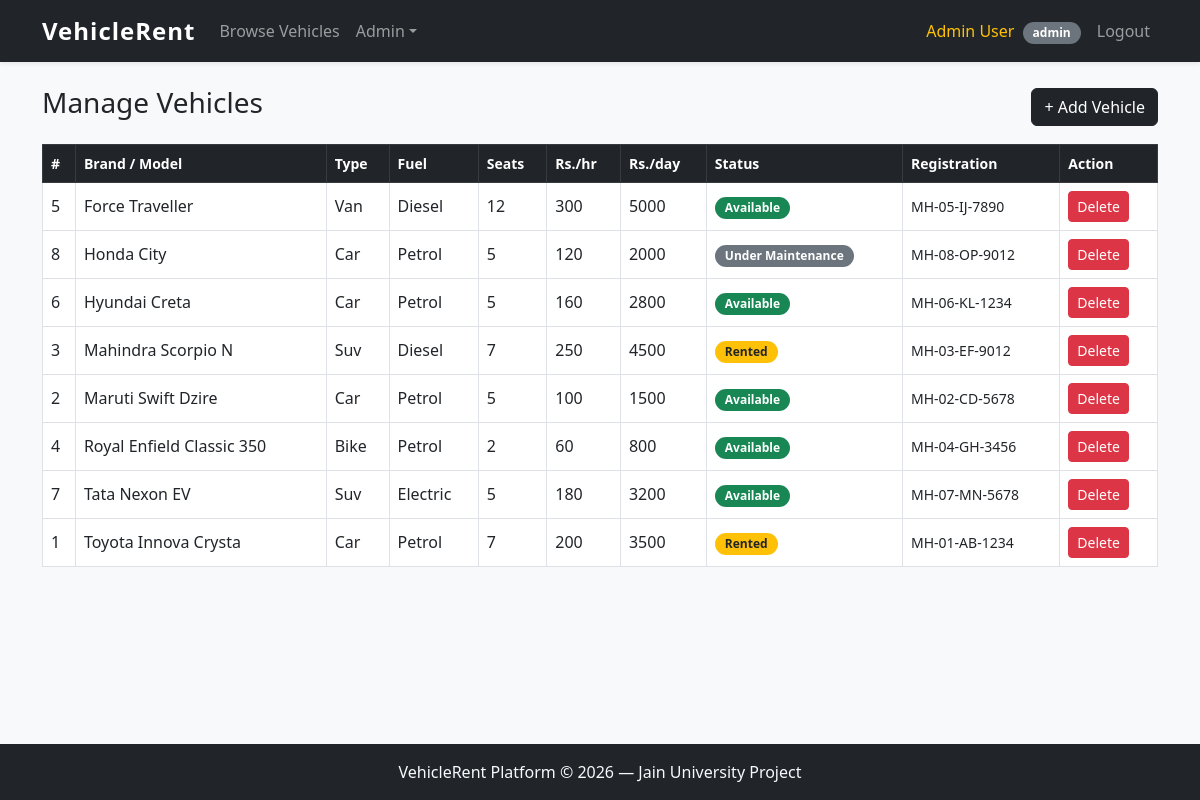
Page /admin/vehicles (signed in) on the committed database.
### tables this page shows
CREATE TABLE vehicles (
            id                   INTEGER PRIMARY KEY AUTOINCREMENT,
            type                 TEXT    NOT NULL,
            brand                TEXT    NOT NULL,
            model                TEXT    NOT NULL,
            fuel_type            TEXT    NOT NULL,
            seating_capacity     INTEGER NOT NULL,
            price_per_hour       REAL    NOT NULL,
            price_per_day        REAL    NOT NULL,
            availability_status  TEXT    NOT NULL DEFAULT 'available',
            registration_details TEXT,
            fitness_expiry       TEXT,
            insurance_expiry     TEXT,
            photo_path           TEXT
        );

### app.py (the view)
@app.api_route("/admin/vehicles", methods=["GET", "POST"])
async def admin_vehicles(request: Request):
    if (r := _require_role(request, "admin")):
        return r
    db = get_db()
    if request.method == "POST":
        form   = await request.form()
        action = form.get("action")
        if action == "add":
            db.execute(
                """INSERT INTO vehicles
                   (type, brand, model, fuel_type, seating_capacity,
                    price_per_hour, price_per_day, availability_status,
                    registration_details, fitness_expiry, insurance_expiry, photo_path)
                   VALUES (?, ?, ?, ?, ?, ?, ?, "available", ?, ?, ?, ?)""",
                (form.get("type"), form.get("brand"), form.get("model"),
                 form.get("fuel_type"), int(form.get("seating_capacity", 1)),
                 float(form.get("price_per_hour", 0)), float(form.get("price_per_day", 0)),
                 form.get("registration_details", ""), form.get("fitness_expiry", ""),
                 form.get("insurance_expiry", ""), form.get("photo_path", "")),
            )
            db.commit()
            _flash(request, "Vehicle added successfully.", "success")
        elif action == "delete":
            db.execute("DELETE FROM vehicles WHERE id = ?", (int(form.get("vehicle_id", 0)),))
            db.commit()
            _flash(request, "Vehicle removed.", "success")
    vehicles_list = db.execute("SELECT * FROM vehicles ORDER BY brand, model").fetchall()
    db.close()
    return templates.TemplateResponse(request, "admin_vehicles.html", ctx(request, vehicles=vehicles_list))

### templates/admin_vehicles.html (shortened to what this page needs)
{% extends "base.html" %}
{% block content %}
<div class="d-flex justify-content-between align-items-center mb-3">
  <h3>Manage Vehicles</h3>
  <button class="btn btn-dark" data-bs-toggle="modal" data-bs-target="#addVehicleModal">
    + Add Vehicle
  </button>
</div>
<div class="table-responsive">
  <table class="table table-bordered align-middle">
    <thead class="table-dark">
      <tr>
        <th>#</th><th>Brand / Model</th><th>Type</th><th>Fuel</th>
        <th>Seats</th><th>Rs./hr</th><th>Rs./day</th>
        <th>Status</th><th>Registration</th><th>Action</th>
      </tr>
    </thead>
    <tbody>
      {% for v in vehicles %}
      <tr>
        <td>{{ v.id }}</td>
        <td>{{ v.brand }} {{ v.model }}</td>
        <td>{{ v.type|title }}</td>
        <td>{{ v.fuel_type|title }}</td>
        <td>{{ v.seating_capacity }}</td>
        <td>{{ "%.0f"|format(v.price_per_hour) }}</td>
        <td>{{ "%.0f"|format(v.price_per_day) }}</td>
        <td>
          <span class="badge
            {% if v.availability_status == 'available' %}bg-success
            {% elif v.availability_status == 'rented' %}bg-warning text-dark
            {% else %}bg-secondary{% endif %}">
            {{ v.availability_status|replace('_',' ')|title }}
          </span>
        </td>
        <td class="small">{{ v.registration_details }}</td>
        <td>
          <form method="POST" action="{{ url_for('admin_vehicles') }}"
                onsubmit="return confirm('Delete {{ v.brand }} {{ v.model }}?')">
            <button type="submit" class="btn btn-danger btn-sm">Delete</button>
          </form>
        </td>
      </tr>
      {% else %}
      <tr><td colspan="10" class="text-center text-muted">No vehicles. Add one above.</td></tr>
      {% endfor %}
    </tbody>
  </table>
</div>
{% endblock %}

### static/css/style.css (style rules this page uses)
body { background-color: #f8f9fa; font-family: 'Segoe UI', Tahoma, Geneva, Verdana, sans-serif; min-height: 100vh; display: flex; flex-direction: column; }
.badge { font-size: 0.75rem; padding: 5px 10px; border-radius: 20px; }
.table th { font-weight: 600; font-size: 0.875rem; }

### rows in the picture
vehicles: id "5", brand "Force", model "Traveller", type "Van", fuel_type "Diesel", seating_capacity "12", price_per_hour "300", price_per_day "5000", availability_status "Available", registration_details "MH-05-IJ-7890"
vehicles: id "8", brand "Honda", model "City", type "Car", fuel_type "Petrol", seating_capacity "5", price_per_hour "120", price_per_day "2000", availability_status "Under Maintenance", registration_details "MH-08-OP-9012"
vehicles: id "6", brand "Hyundai", model "Creta", type "Car", fuel_type "Petrol", seating_capacity "5", price_per_hour "160", price_per_day "2800", availability_status "Available", registration_details "MH-06-KL-1234"
vehicles: id "3", brand "Mahindra", model "Scorpio N", type "Suv", fuel_type "Diesel", seating_capacity "7", price_per_hour "250", price_per_day "4500", availability_status "Rented", registration_details "MH-03-EF-9012"
vehicles: id "2", brand "Maruti", model "Swift Dzire", type "Car", fuel_type "Petrol", seating_capacity "5", price_per_hour "100", price_per_day "1500", availability_status "Available", registration_details "MH-02-CD-5678"
vehicles: id "4", brand "Royal Enfield", model "Classic 350", type "Bike", fuel_type "Petrol", seating_capacity "2", price_per_hour "60", price_per_day "800", availability_status "Available", registration_details "MH-04-GH-3456"
vehicles: id "7", brand "Tata", model "Nexon EV", type "Suv", fuel_type "Electric", seating_capacity "5", price_per_hour "180", price_per_day "3200", availability_status "Available", registration_details "MH-07-MN-5678"
vehicles: id "1", brand "Toyota", model "Innova Crysta", type "Car", fuel_type "Petrol", seating_capacity "7", price_per_hour "200", price_per_day "3500", availability_status "Rented", registration_details "MH-01-AB-1234"

### other values in the picture
{{ session.name }} "Admin User"
{{ session.role }} "admin"
